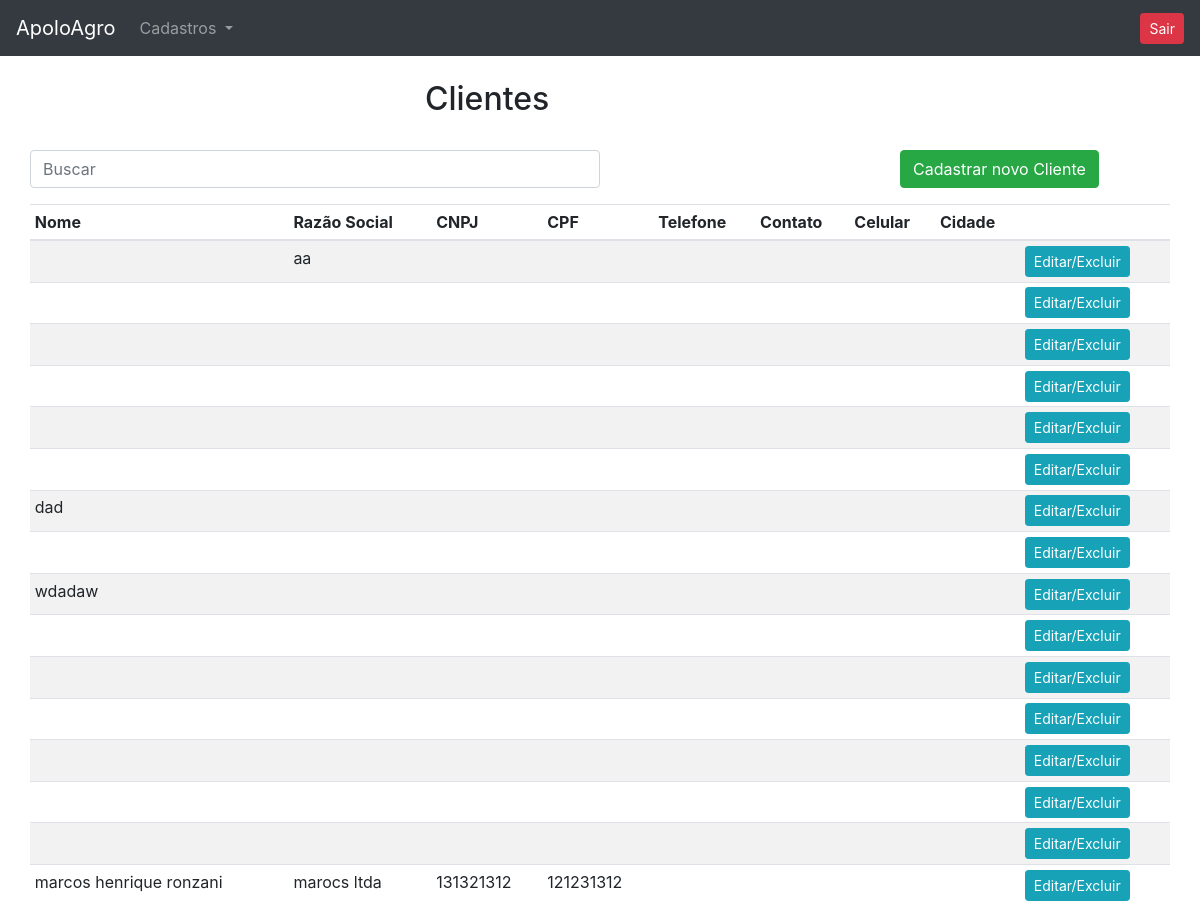
The app's page /clientes/ (signed in) with its own data.
### cadastros/models.py (models this page shows, shortened)
class Clientes(models.Model):
    choices = (
        ('F', 'Física'),
        ('J', 'Jurídica')
    )
    nome_completo = models.CharField(max_length=100, blank=True)
    nome_fantasia = models.CharField(max_length=100, blank=True)
    razao_social = models.CharField(max_length=100, blank=True)
    cnpj = models.CharField(max_length=14, blank=True)
    cpf = models.CharField(max_length=11, blank=True)
    rg = models.CharField(max_length=9, blank=True)
    inscricao_est = models.CharField(max_length=9, blank=True)
    telefone = models.CharField(max_length=15, blank=True)
    contato = models.CharField(max_length=30, blank=True)
    celular = models.CharField(max_length=15, blank=True)
    email = models.EmailField(max_length=100, blank=True)
    site = models.URLField(max_length=100, blank=True)
    cep = models.CharField(max_length=10, blank=True)
    logradouro = models.CharField(max_length=100, blank=True)
    numero = models.CharField(max_length=10, blank=True)
    complemento = models.CharField(max_length=30, blank=True)
    bairro = models.CharField(max_length=30, blank=True)
    cidade = models.CharField(max_length=30, blank=True)
    estado = models.CharField(max_length=2, blank=True)
    tipo = models.CharField(max_length=1, choices=choices, null=True)
    class Meta:
        verbose_name = 'Cliente'

### cadastros/views.py (the view)
# urls.py: path('clientes/', views.clientes, name = 'clientes'),
def clientes(request):
    if request.session.get('usuario'):
        clientes = Clientes.objects.order_by('-id')
        return render(request, 'clientes.html', {'clientes': clientes, 'usuario_logado': request.session.get('usuario')})
    else:
        return redirect('/login/?status=2')

### cadastros/templates/clientes.html (shortened to what this page needs)
{% extends 'base.html' %}
{% block 'conteudo' %}
<div class="container">
  <div class="row">
    <div class="col-md-4">
    </div>
    <div class="col-md">
        <br>
        <h2>Clientes</h2>
    </div>
  </div>
  <br>
  <div class="row">
      <div class="col-md-6">
          <form action="" method="GET">
              <div class="form-group row">
                  <input class="form-control" type="search" id="search-input" placeholder="Buscar" name="termo">
              </div>
          </form>
      </div>
      <div class="col-md"></div>
      <div class="col-md">
          <a href="{% url 'cria_cliente' %}" type="button" class="btn btn-success">Cadastrar novo Cliente</a>
      </div>
  </div>
  <div class="row">
    <table class="table table-striped table-sm">
      <thead>
        <tr>
          <th scope="col">Nome</th>
          <th scope="col">Razão Social</th>
          <th scope="col">CNPJ</th>
          <th scope="col">CPF</th>
          <th scope="col">Telefone</th>
          <th scope="col">Contato</th>
          <th scope="col">Celular</th>
          <th scope="col">Cidade</th>
          <th scope="col"></th>
        </tr>
      </thead>
      <tbody>
        {% for i in clientes %}
            <tr>
              <td>{{ i.nome_completo }}</td>
              <td>{{ i.razao_social }}</td>
              <td>{{ i.cnpj }}</td>
              <td>{{ i.cpf }}</td>
              <td>{{ i.telefone }}</td>
              <td>{{ i.contato }}</td>
              <td>{{ i.celular }}</td>
              <td>{{ i.cidade }}</td>
              <td><a href="#" type="button" class="btn btn-info btn-sm">Editar/Excluir</a></td>
            </tr>
        {% endfor %}
      </tbody>
    </table>
  </div>
</div>
{% endblock %}

### records on screen
Clientes: razao_social "aa"
Clientes: nome_completo "dad"
Clientes: nome_completo "wdadaw"
Clientes: nome_completo "marcos henrique ronzani", razao_social "marocs ltda", cnpj "131321312", cpf "121231312"
